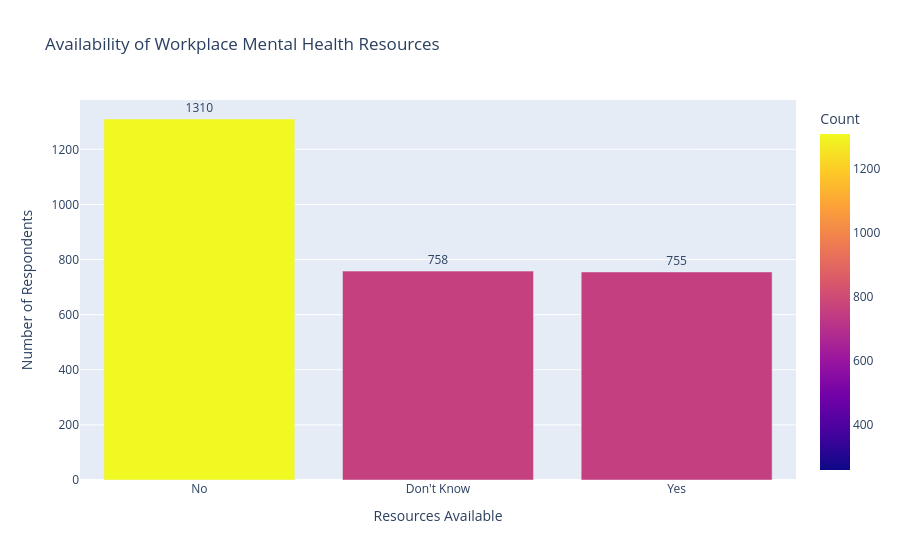

Notebook source saved alongside this figure:
### Markdown cell above
## Workplace Mental Health Resources

Providing employees with accessible mental health resources is an important indicator of an organization's commitment to employee well-being.

Examples of such resources include:

- Employee Assistance Programs (EAPs)
- Counseling Services
- Mental Health Portals
- Internal Support Resources

This section examines how commonly respondents report having access to these workplace resources.

### Code cell
resources = (
    df["resources"]
    .value_counts(dropna=False)
    .reset_index()
)

resources.columns = [
    "Mental Health Resources",
    "Count"
]

fig = px.bar(
    resources,
    x="Mental Health Resources",
    y="Count",
    color="Count",
    text="Count",
    title="Availability of Workplace Mental Health Resources"
)

fig.update_traces(textposition="outside")

fig.update_layout(
    xaxis_title="Resources Available",
    yaxis_title="Number of Respondents"
)

fig.show()

### Figure 1 — Plotly figure (JSON) as saved in the notebook; plotly's stock layout.template omitted (floating-point values rounded to 4 significant figures)
{"data": [{"hovertemplate": "Mental Health Resources=%{x}<br>Count=%{marker.color}<extra></extra>", "legendgroup": "", "marker": {"color": [1310, 758, 755, 259], "coloraxis": "coloraxis", "pattern": {"shape": ""}}, "name": "", "orientation": "v", "showlegend": false, "text": [1310.0, 758.0, 755.0, 259.0], "textposition": "outside", "type": "bar", "x": ["No", "Don't Know", "Yes", null], "xaxis": "x", "y": [1310, 758, 755, 259], "yaxis": "y"}], "layout": {"barmode": "relative", "coloraxis": {"colorbar": {"title": {"text": "Count"}}, "colorscale": [[0, "#0d0887"], [0.1111, "#46039f"], [0.2222, "#7201a8"], [0.3333, "#9c179e"], [0.4444, "#bd3786"], [0.5556, "#d8576b"], [0.6667, "#ed7953"], [0.7778, "#fb9f3a"], [0.8889, "#fdca26"], [1, "#f0f921"]]}, "legend": {"tracegroupgap": 0}, "title": {"text": "Availability of Workplace Mental Health Resources"}, "xaxis": {"anchor": "y", "domain": [0, 1], "title": {"text": "Resources Available"}}, "yaxis": {"anchor": "x", "domain": [0, 1], "title": {"text": "Number of Respondents"}}}}
